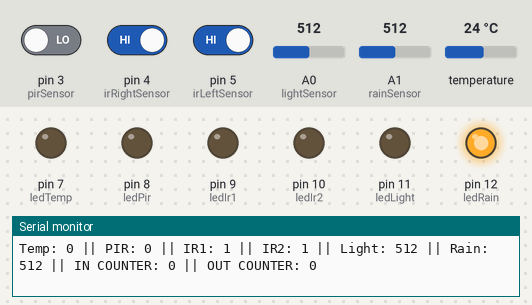
Simulated run of this sketch. Board: Arduino Uno, built with avr-gcc and run on an emulated ATmega328P. Parts: output pins drawn as LEDs (lit = HIGH), the last lines printed to the serial monitor. The test bench sets the inputs (shaded band); at power-on: temperature 24 °C, A0 (lightSensor) = 512, A1 (rainSensor) = 512, pin 3 (pirSensor) LOW, pin 4 (irRightSensor) HIGH, pin 5 (irLeftSensor) HIGH.

Above: at 1.2 s.
1.3 s: temperature set to 28 °C
3.2 s: temperature set to 31 °C
At 4.6 s:
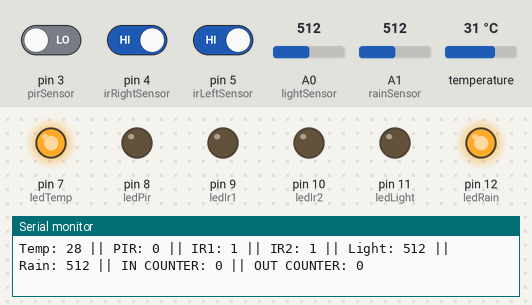
5.6 s: A0 (lightSensor) set to 693
7.1 s: A0 (lightSensor) set to 715
At 8.2 s:
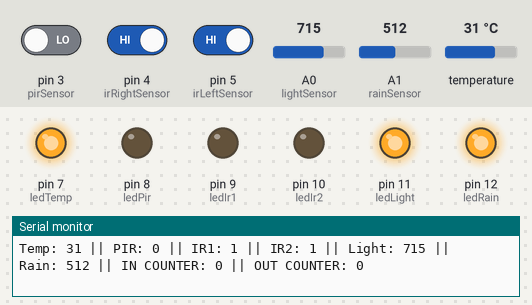
8.6 s: A1 (rainSensor) set to 684
10.1 s: A1 (rainSensor) set to 709
At 11.2 s:
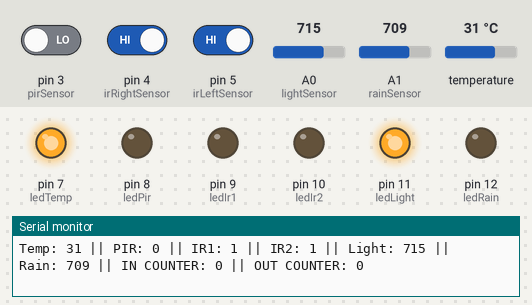
Timing chart, 0 to 12.6 s (numbered marks = the images above; inputs shaded):
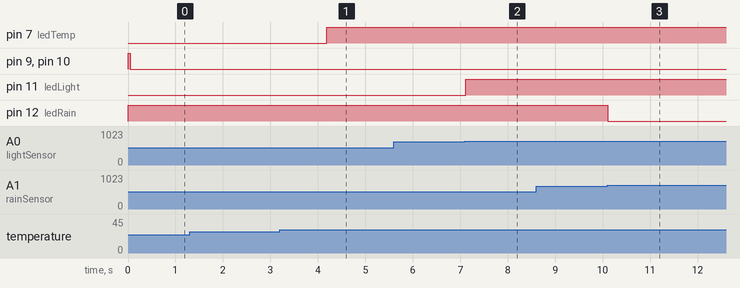

Measured:
- the behaviour switches between 29 and 30 °C on temperature (found by bisection; images 0 and 1)
- the behaviour switches between 699 and 700 on A0 (lightSensor) (found by bisection; images 1 and 2)
- the behaviour switches between 700 and 701 on A1 (rainSensor) (found by bisection; images 2 and 3)
- after the input at 3.2 s, pin 7 (ledTemp): LOW → HIGH after 0.98 s
- after the input at 7.1 s, pin 11 (ledLight): LOW → HIGH at once
- after the input at 10.1 s, pin 12 (ledRain): HIGH → LOW at once

The sketch:

SmartUmbrella_MasJo.ino
```cpp
/*
//Progress 22/05/23
baru 2 sensor, PIR dan DHT11
//Progress 28/05/23

*/

#include <Adafruit_Sensor.h>
#include <DHT.h>
#include <DHT_U.h>

//DHT 11 SENSOR
#define DHTPIN 2        // Digital pin connected to the DHT sensor
#define DHTTYPE DHT11   //DHT11 sensor +-5% accuracy
//Make an object for DHT library
DHT_Unified dht(DHTPIN, DHTTYPE);
uint32_t delayMS;

// SENSOR PIN
#define pirSensor  3              //HIGH and LOW value of PIR sensor
#define irRightSensor  4
#define irLeftSensor  5
#define lightSensor A0
#define rainSensor A1
// LED PIN
#define ledTemp 7
#define ledPir 8
#define ledIr1 9
#define ledIr2 10
#define ledLight 11
#define ledRain 12

#define DELAYTIMEOUT 1500

// Sensor State Variabel
int tempState = 0;              //Mendeteksi suhu
int pirState = 0;               //Mendeteksi orang

int lightState = 0;             //Mendeteksi cahaya
int rainState = 0;              //Mendeteksi hujan

//Variable
int tempValue = 0;
int pirValue = 0;
int irRightValue = 0;
int irLeftValue = 0;
int lightValue = 0;
int rainValue = 0;

//TIMING Variable
unsigned long currentTempTime = 0;
unsigned long prevTempTime = 0;
unsigned long currentPrintTime = 0;
unsigned long prevPrintTime = 0;
unsigned long currentReadTime = 0;
unsigned long prevReadTime = 0;
unsigned long tm;
//BIDIRECTIONAL Counting Variable
int count = 0;
int countState = 0;
int irRightState = 0;               //Mendeteksi obstacle 1 (kiri)
int irLeftState = 0;               //Mendeteksi obstacle 2 (kanan)
int irRightStateLast = -1;
int irLeftStateLast = -1;
int inCounter = 0;
int outCounter = 0;
bool bWalkIn = false;
bool bWalkOut = false;


void setup() {
  //Initiate the serial monitor
  Serial.begin(9600);
  // Initialize Sensor PIN
  //PIN DHT11 diinitialize dengan library   //PIN 2
  pinMode(pirSensor, INPUT);                //PIN 3
  pinMode(irRightSensor, INPUT);                //PIN 4
  pinMode(irLeftSensor, INPUT);                //PIN 5
  pinMode(lightSensor, INPUT);              //PIN A0
  pinMode(rainSensor, INPUT);               //PIN A1
  //LED INdicator
  pinMode(ledTemp, OUTPUT);
  pinMode(ledPir, OUTPUT);
  pinMode(ledIr1, OUTPUT);
  pinMode(ledIr2, OUTPUT);
  pinMode(ledLight, OUTPUT);
  pinMode(ledRain, OUTPUT);


  //Inititate DHT sensor
  dht.begin();
  sensor_t sensor;
  dht.temperature().getSensor(&sensor);
  delayMS = sensor.min_delay / 1000;
}

void sensorReading(){
  // DHT11
  currentTempTime = millis();
  if(currentTempTime - prevTempTime >= 1000){
    sensors_event_t event;
    dht.temperature().getEvent(&event);
    tempValue = event.temperature;     // Reading the environment temperature

    prevTempTime = currentTempTime;
  }
  currentReadTime = millis();
  if(currentReadTime - prevReadTime >= 50){
  // PIR
  pirValue = digitalRead(pirSensor); // Reading the presence of human infrared
  // IR1
  irRightValue = digitalRead(irRightSensor);
  // IR2
  irLeftValue = digitalRead(irLeftSensor);
  // LDR
  lightValue = analogRead(lightSensor);
  // RAIN
  rainValue = analogRead(rainSensor);

  prevReadTime = currentReadTime;
  }
}

void stateAndLamp(){
  //DHT
  if(tempValue >= 30){
    tempState = 1;
    digitalWrite(ledTemp, HIGH);
  }
  else{
    tempState = 0;
    digitalWrite(ledTemp, LOW);
  }

  //PIR
  if(pirValue == 1){
    pirState = 0;
    digitalWrite(ledPir, HIGH);
  }
  else{
    pirState = 1;
    digitalWrite(ledPir, LOW);
  }

  //IR 1
  if(irRightValue == 0){
    irRightState = 0;
    digitalWrite(ledIr1, HIGH);
  }
  else{
    irRightState = 1;
    digitalWrite(ledIr1, LOW);
  }

  //IR 2
  if(irLeftValue == 0){
    irLeftState = 1;
    digitalWrite(ledIr2, HIGH);
  }
  else{
    irRightState = 0;
    digitalWrite(ledIr2, LOW);
  }

  // LDR
  if(lightValue >= 700){
    lightState = 1;
    digitalWrite(ledLight, HIGH);
  }
  else{
    lightState = 0;
    digitalWrite(ledLight, LOW);
  }

  // RAIN
  if(rainValue <= 700){
    rainState = 1;
    digitalWrite(ledRain, HIGH);
  }
  else{
    rainState = 0;
    digitalWrite(ledRain, LOW);
  }
}
void monitor(){
  Serial.print("Temp: "); Serial.print(tempValue);Serial.print(" || ");
  Serial.print("PIR: "); Serial.print(pirValue);Serial.print(" || ");
  Serial.print("IR1: "); Serial.print(irRightValue);Serial.print(" || ");
  Serial.print("IR2: "); Serial.print(irLeftValue);Serial.print(" || ");
  Serial.print("Light: "); Serial.print(lightValue);Serial.print(" || ");
  Serial.print("Rain: "); Serial.print(rainValue);Serial.print(" || ");
  Serial.print("IN COUNTER: "); Serial.print(inCounter);Serial.print(" || ");
  Serial.print("OUT COUNTER: "); Serial.print(outCounter);Serial.println("");
}

// void counting(){
//   Serial.println("COUNT FUNCTION");
//   if(irRightState == 1 && irLeftState == 0){
//     countState = 1;
//     Serial.println("IF 1");
//   }
//   else if(irRightState == 0 && irLeftState == 1 && countState == 1){
//     count++;
//     Serial.println("IF COUNTSTATE 1");
//     countState = 0;
//   }
//   // if(irRightState == 0 && irLeftState == 1){
//   //   countState = 2;
//   //   Serial.println("IF 2");
//   // }
//   // else if(irRightState == 1 && irLeftState == 0 && countState == 2){
//   //   count--;
//   //   Serial.println("IF COUNTSTATE 2");
//   // }


//   // currentCountTime = millis();
//   // if(irRightState == 1){
//   //   prevCountTime = CurrentCountTime;

//   //   if(currentCountTime - prevCountTime <= 1000){
//   //     if(irLeftState == 1){
//   //       count++;
//   //     }
//   //     else{
//   //       prevPrintTime = currentPrintTime
//   //     }
//   //   }
//   // else{
//   //   if((currentCountTime - PrevCountTime)>= 1000){

//   //   }
//   // }
//   // }
// }

void checkWalkIn(){
  if(irRightState != irRightStateLast){
    irRightStateLast = irRightState;
    if((bWalkIn == false) && (irRightState == 0)){
      bWalkIn = true;
      tm = millis();
    }
  }
  if((millis() - tm) > DELAYTIMEOUT){
    bWalkIn = false;
  }
  if( bWalkIn && (irLeftState == 0) && (irRightState == 1) ){
    bWalkIn = false;
    inCounter++;
    Serial.print("in_counter");
  }
}

void checkWalkOut(){
  if(irLeftStateLast != irLeftStateLast){
    irLeftStateLast = irLeftState;
    if( (bWalkOut == false) && (irLeftState == LOW) ){
      bWalkOut = true;
      tm = millis();
    }
  }
  if( (millis() - tm) > DELAYTIMEOUT){
    bWalkOut = false;
  }
  if( bWalkOut && (irRightState == 0) && (irLeftState == 1) ){
    bWalkOut = false;
    outCounter++;
  }
}

void condition(){

}


void loop() {
  sensorReading();
  stateAndLamp();
  //condition();
  currentPrintTime = millis();
  if(currentPrintTime - prevPrintTime >= 950){
    monitor();
    prevPrintTime = currentPrintTime;
  }
  checkWalkIn();
  checkWalkOut();
  delay(50);
}
```
